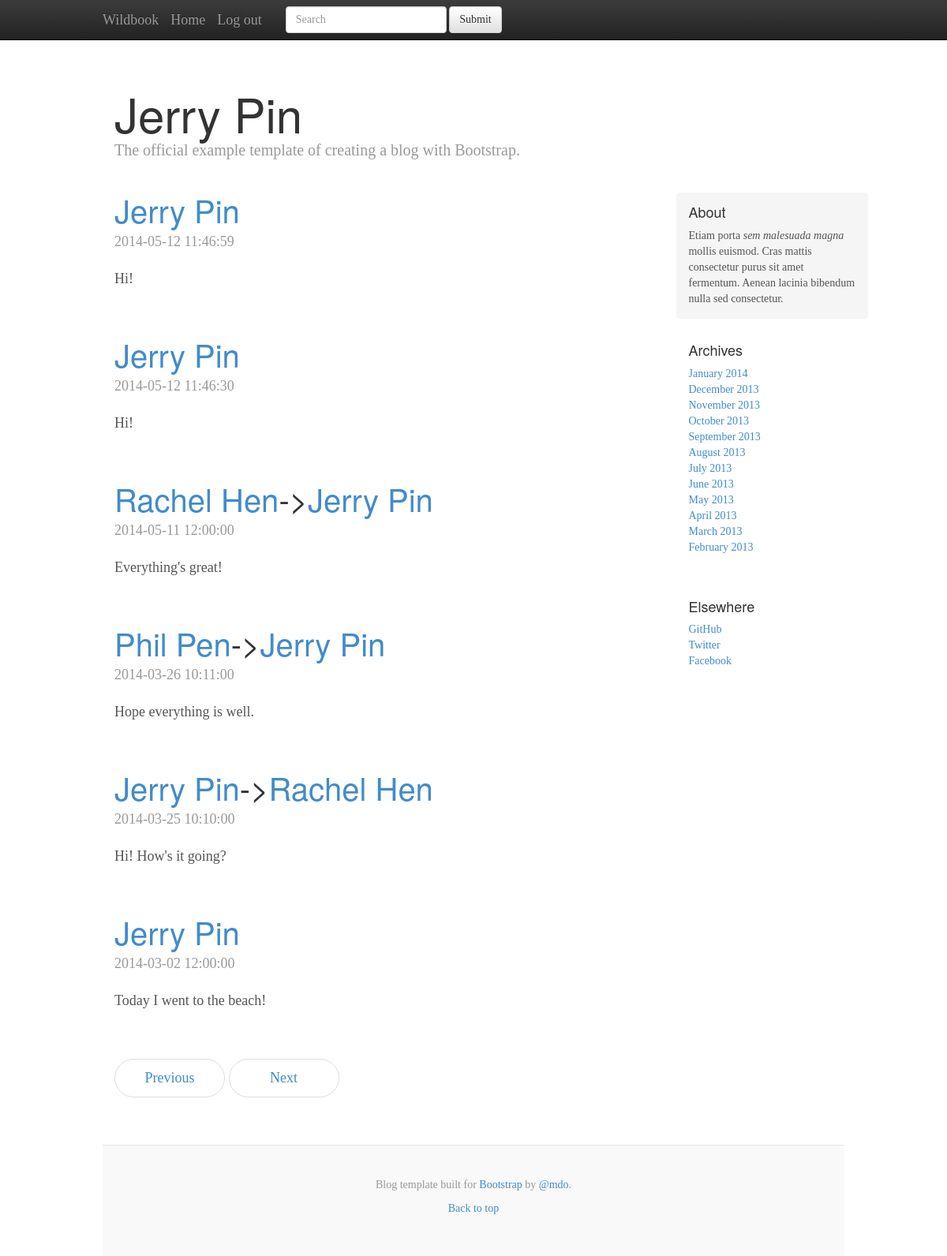
The app's page /user.php?u=JerryPin (signed in) with its own data.
### tables this page shows
CREATE TABLE `users` (
  `username` varchar(100) NOT NULL,
  `email` varchar(100) NOT NULL,
  `firstname` varchar(100) NOT NULL,
  `lastname` varchar(100) NOT NULL,
  `gender` tinyint(1) NOT NULL,
  `street` varchar(100) NOT NULL,
  `state` char(2) NOT NULL,
  `city` varchar(100) NOT NULL,
  `zipcode` int(5) NOT NULL,
  `birthdate` date NOT NULL,
  `pw` char(32) NOT NULL,
  PRIMARY KEY (`username`)
);

CREATE TABLE `posts` (
  `postid` int(10) NOT NULL AUTO_INCREMENT,
  `author` varchar(100) NOT NULL,
  `receiver` varchar(100) NOT NULL,
  `caption` text,
  `content` text COMMENT 'Link/path to the content on the server',
  `posttime` datetime NOT NULL,
  `permission_type` varchar(20) NOT NULL,
  `locid` int(10) DEFAULT NULL,
  `actid` int(10) DEFAULT NULL,
  PRIMARY KEY (`postid`),
  KEY `author` (`author`),
  KEY `receiver` (`receiver`),
  CONSTRAINT `posts_ibfk_1` FOREIGN KEY (`author`) REFERENCES `users` (`username`),
  CONSTRAINT `posts_ibfk_2` FOREIGN KEY (`receiver`) REFERENCES `users` (`username`)
);

### Classes/User.php (the view, shortened to what this page needs)
<?php
    require_once('functions.php');
    class User {
        private $username;
        private $firstName;
        private $lastName;
        function __construct($username)
        {
            $this->username = $username;
            $result = runStoredProcedure("populate_user", $username);
            $row = $result->fetch_array();
            $this->firstName    = $row['firstname'];
            $this->lastName     = $row['lastname'];
            $result = runStoredProcedure("populate_user_friends", $username);
            while($row = $result->fetch_array())
            {
                $this->friends[] = $row['friend'];
            }
        }
        public function getUsername() { return $this->username; }
        public function getName() { return $this->firstName . " " . $this->lastName; }
        public function getNameLink() { return "<a href='users/{$this->username}'>{$this->getName()}</a>"; }
    }

### header.php (shortened to what this page needs)
<?php
require_once('functions.php');
?>
<!DOCTYPE HTML>
<html>
    <head>
        <link rel="stylesheet" href="css/bootstrap.css" />
        <link rel="stylesheet" href="css/bootstrap-theme.css" />
        <link rel="stylesheet" href="css/mystyle.css" />
    </head>
    <body>
        <div class="navbar navbar-inverse navbar-fixed-top" role="navigation">
            <div class="container">
                <div class="navbar-header">
                    <a class="navbar-brand" href="index.php">Wildbook</a>
                <?php
                    if(!isset($_SESSION['currentUser']))
                    {
                ?>
                    <a class="navbar-brand" href="login.php">Sign in</a>
                    <a class="navbar-brand" href="register.php">Register</a>
                <?php
                    }
                    else
                    {
                ?>
                    <a class="navbar-brand" href="user.php?u=<?=$_SESSION['currentUser']->getUsername()?>">Home</a>
                    <a class="navbar-brand" href="login.php?cmd=logout">Log out</a>
                <?php
                    }
                ?>
                </div>
                <div class="navbar-collapse collapse">
                    <form class="navbar-form navbar-left" role="search">
                        <div class="form-group">
                            <input type="text" class="form-control" placeholder="Search">
                        </div>
                        <button type="submit" class="btn btn-default">Submit</button>
                    </form>
                </div>
            </div>
        </div>
        <div class="container">

### user.php (shortened to what this page needs)
<?php
include_once('header.php');
if(isset($_GET['u']))
{
    $posts = array();
    $user = new User($_GET['u']);
    $result = runStoredProcedure('get_user_wallposts',$user->getUsername());
    while($row = $result->fetch_array())
    {
        $posts[] = new Post($row);
    }
}
?>
<div class="container">
    <div class="blog-header">
        <h1 class="blog-title"><?=$user->getName()?></h1>
        <p class="lead blog-description">The official example template of creating a blog with Bootstrap.</p>
    </div>
    <div class="row">
        <div class="col-sm-8 blog-main">
            <?php
            foreach($posts as $post)
            {
                $post->display();
            }
            ?>
            <ul class="pager">
                <li><a href="#">Previous</a></li>
                <li><a href="#">Next</a></li>
            </ul>
        </div>
        <div class="col-sm-3 col-sm-offset-1 blog-sidebar">
            <div class="sidebar-module sidebar-module-inset">
                <h4>About</h4>
                <p>Etiam porta <em>sem malesuada magna</em> mollis euismod. Cras mattis consectetur purus sit amet fermentum. Aenean lacinia bibendum nulla sed consectetur.</p>
            </div>
            <div class="sidebar-module">
                <h4>Archives</h4>
                <ol class="list-unstyled">
                    <li><a href="#">January 2014</a></li>
                    <li><a href="#">December 2013</a></li>
                    <li><a href="#">November 2013</a></li>
                    <li><a href="#">October 2013</a></li>
                    <li><a href="#">September 2013</a></li>
                    <li><a href="#">August 2013</a></li>
                    <li><a href="#">July 2013</a></li>
                    <li><a href="#">June 2013</a></li>
                    <li><a href="#">May 2013</a></li>
                    <li><a href="#">April 2013</a></li>
                    <li><a href="#">March 2013</a></li>
                    <li><a href="#">February 2013</a></li>
                </ol>
            </div>
            <div class="sidebar-module">
                <h4>Elsewhere</h4>
                <ol class="list-unstyled">
                    <li><a href="#">GitHub</a></li>
                    <li><a href="#">Twitter</a></li>
                    <li><a href="#">Facebook</a></li>
                </ol>
            </div>
        </div>
    </div>
</div>
    <div class="blog-footer">
        <p>Blog template built for <a href="http://getbootstrap.com">Bootstrap</a> by <a href="https://twitter.com/mdo">@mdo</a>.</p>
        <p>
            <a href="#">Back to top</a>
        </p>
    </div>
<?php
include_once('footer.php');
?>

### Classes/Post.php (shortened to what this page needs)
<?php
    class Post {
        private $author;
        private $receiver;
        private $text;
        private $posttime;
        function __construct($params)
        {
            if(is_array($params))
            {
                $this->author   	= new User($params['author']);
                $this->receiver 	= new User($params['receiver']);
                $this->text     	= $params['caption'];
                $this->posttime		= $params['posttime'];
            }
        }
        function getPostTitle()
        {
            $html = $this->author->getNameLink();
            if($this->author != $this->receiver)
            {
                $html .= displayArrow();
                $html .= $this->receiver->getNameLink();
            }
            return $html;
        }
        function display()
        {
?>
            <div class="blog-post">
                <h2 class="blog-post-title"><?=$this->getPostTitle()?></h2>
                <p class="blog-post-meta"><?=$this->posttime?></p>
                <p>
                    <?=$this->text?>
                </p>
            </div>
<?php
        }
    }

### functions.php (shortened to what this page needs)
<?php
function dbConnect()
{
    $dbConnection = new \mysqli('localhost', 'root', '', 'wildbook');
    return $dbConnection;
}
function runStoredProcedure($procedure, $params, $out=null)
{
    $mysqli = dbConnect();
    $query = "CALL {$procedure}(";
    if(is_array($params))
    {
        foreach($params as $p)
        {
            $query .= "'" . $p . "',";
        }
        if(!$out) $query = substr($query, 0, strlen($query)-1);
    }
    else
    {
        $query .= "'" . $params . "'";
    }
    $query .= $out;
    $query .= ");";
    if(!$res = $mysqli->query($query)) echo "CALL failed: (" . $mysqli->errno . ") ". $mysqli->error;
    if($out)
    {
        $arr = array();
        $arr[] = $res;
        $arr[] = $mysqli;
        return $arr;
    }
    else return $res;
}
function displayArrow()
{
    return "<span class='arrow'>-></span>";
}

### footer.php (shortened to what this page needs)
        </div>
    </body>
</html>

### css/mystyle.css (style rules this page uses)
body { padding-top: 60px; }
body { font-family: Georgia, "Times New Roman", Times, serif; color: #555; }
h1, .h1, h2, .h2, h3, .h3, h4, .h4, h5, .h5, h6, .h6 { margin-top: 0; font-family: "Helvetica Neue", Helvetica, Arial, sans-serif; font-weight: normal; color: #333; }
@media (min-width: 1200px) { .container { width: 970px; } }
.blog-header { padding-top: 20px; padding-bottom: 20px; }
.blog-title { margin-top: 30px; margin-bottom: 0; font-size: 60px; font-weight: normal; }
.blog-description { font-size: 20px; color: #999; }
.blog-main { font-size: 18px; line-height: 1.5; }
.sidebar-module { padding: 15px; margin: 0 -15px 15px; }
.sidebar-module-inset { padding: 15px; background-color: #f5f5f5; border-radius: 4px; }
.sidebar-module-inset p:last-child, .sidebar-module-inset ul:last-child, .sidebar-module-inset ol:last-child { margin-bottom: 0; }
.pager { margin-bottom: 60px; text-align: left; }
.pager > li > a { width: 140px; padding: 10px 20px; text-align: center; border-radius: 30px; }
.blog-post { margin-bottom: 60px; }
.blog-post-title { margin-bottom: 5px; font-size: 40px; }
.blog-post-meta { margin-bottom: 20px; color: #999; }
.blog-footer { padding: 40px 0; color: #999; text-align: center; background-color: #f9f9f9; border-top: 1px solid #e5e5e5; }

### records on screen
users: $user->getName() "Jerry Pin", $this->getName() "Jerry Pin"
posts: posttime "2014-05-12 11:46:59", caption "Hi!"
posts: posttime "2014-05-12 11:46:30", caption "Hi!"
posts: author.lastname "Rachel Hen Jerry Pin", posttime "2014-05-11 12:00:00", caption "Everything's great!"
posts: author.lastname "Phil Pen Jerry Pin", posttime "2014-03-26 10:11:00", caption "Hope everything is well."
posts: author.lastname "Jerry Pin Rachel Hen", posttime "2014-03-25 10:10:00", caption "Hi! How's it going?"
posts: author.lastname "Jerry Pin", posttime "2014-03-02 12:00:00", caption "Today I went to the beach!"
